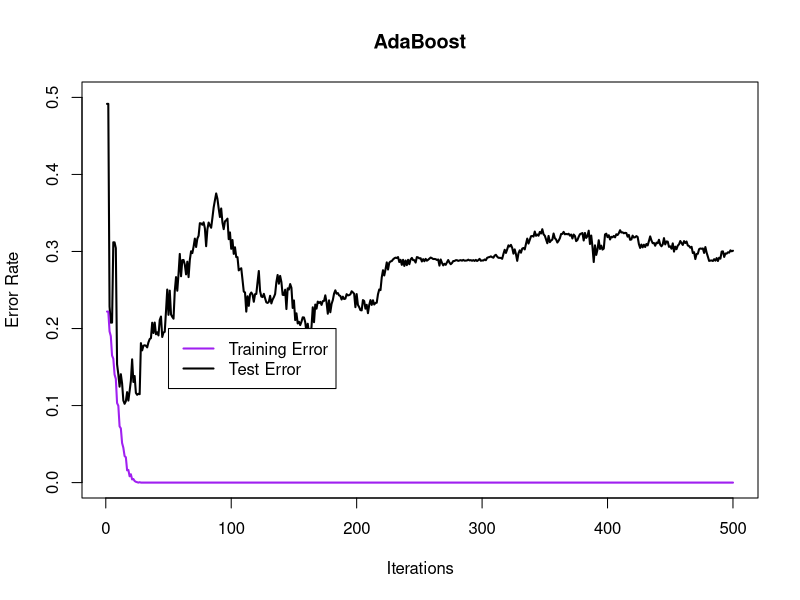

Write the R code that produced this figure.
## ---- chunk 1
#input for question 2
x=data.frame(matrix(rnorm(120000),12000,10))

y=2*as.numeric(apply(x,1,function(x){(sum(x^2)>9.34)}))-1


train.id = sample(c(1:12000),2000)

y_train<-y[train.id]
x_train<-x[train.id,]
y_test<-y[-train.id]
x_test<-x[-train.id,]

traindim=length(y_train)
testdim=length(y_test)


## ---- chunk 2
#input for question4
x_train_class2 = matrix(rnorm(10000),1000,10);
x_train_class1 = matrix(rnorm(35000),3500,10);
x_train_class1 = x_train_class1[apply(x_train_class2,1,function(x){(sum(x^2)>12)}),]
y1_train =2*as.numeric(apply(x_train_class1,1,function(x){(sum(x^2)>9.34)}))-1

x_train=rbind(x_train_class1,x_train_class2)
dim(x_train)
y2_train=sample(-1, size=1000,replace = TRUE)
y_train=c(y1_train,y2_train)
traindim=length(y_train)

x_test_class2 = matrix(rnorm(50000),5000,10)
x_test_class1 = matrix(rnorm(17500),17500,10);
x_test_class1 = x_test_class1[apply(x_test_class1,1,function(x){(sum(x^2)>12)}),]
x_test=rbind(x_test_class1,x_test_class2)
dim(x_test)

y1_test =2*as.numeric(apply(x_test_class1,1,function(x){(sum(x^2)>9.34)}))-1


y2_test=sample(-1, size=5000,replace = TRUE)
y_test=c(y1_test,y2_test)

testdim=length(y_test)

train.index <- sample(c(1:dim(x_train)[1]))
x_train= x_train[train.index,]
y_train=y_train[train.index]
x_train=as.data.frame(x_train)
x_test=as.data.frame(x_test)
## ---- chunk 3
train_error<-rep(0,500) 
# Keep track of errors
test_error<-rep(0,500)
f<-rep(0,traindim) # 100 pts in training data
f_test<-rep(0,testdim) # 50 pts in test data
i<-1



## ---- chunk 4
library(rpart)
while(i <= 500){
w <-exp(-y_train*f) 

# This is a shortcut to compute w 
w <-w/sum(w)

fit <-rpart(y_train ~.,data =x_train,weights = w, method="class")
g<--1 + 2*(predict(fit,x_train)[,2]>.5) 
# make -1 or 1
g_test <--1+2*(predict(fit,x_test)[,2]>.5)
e <-sum(w*(y_train*g<0))
# If tree perfectly gets data, boosting terminates
if(abs(e) < 1e-8){
f=g;
f_test=g_test;
break
}
alpha <-.5*log ( (1-e) / e )
f <-f + alpha*g
f_test <-f_test + alpha*g_test
train_error[i] <-sum(1*f*y_train<0)/traindim
test_error[i] <-sum(1*f_test*y_test<0)/testdim
i<-i+1
}


## ---- chunk 5
y_hat_train = sign(f);
table(y_hat_train,y_train)
y_hat_test = sign(f_test);
table(y_test, y_hat_test)
#y_hat_test#y_test -1 1#-1 34 0#1 0 16
plot(seq(1,500),test_error,type="l",ylim=c(0,.5),ylab="Error Rate",xlab="Iterations",lwd=2, main='AdaBoost')
lines(train_error,lwd=2,col="purple")
legend(50,.2,c("Training Error","Test Error"), col=c("purple","black"),lwd=2)
